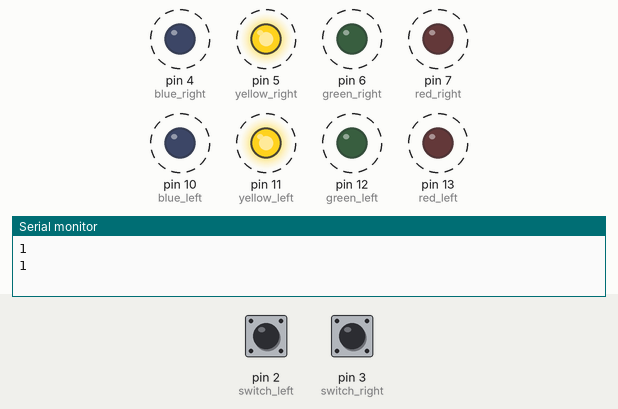
Simulated run of this sketch. Board: Arduino Uno, built with avr-gcc and run on an emulated ATmega328P. On the bench: output pins drawn as LEDs (lit = HIGH), the last lines printed to the serial monitor. Dashed ring = blinking. Inputs (shaded band) come from the test bench; at power-on: pin 2 (switch_left) HIGH, pin 3 (switch_right) HIGH.

Above: at 0.95 s.
1.3 s: pin 2 (switch_left) pulled LOW for 0.15 s
4.3 s: pin 3 (switch_right) pulled LOW for 0.15 s
At 5.0 s:
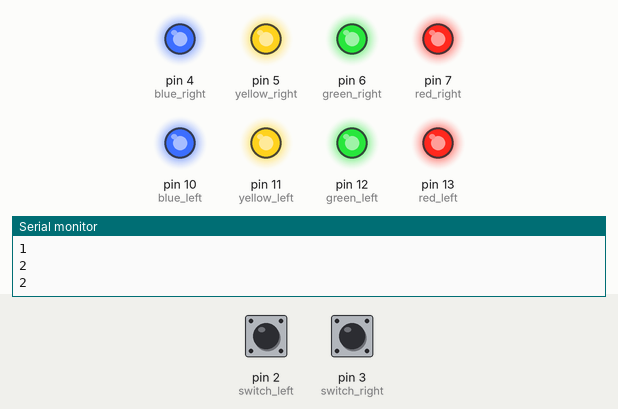
5.9 s: pin 2 (switch_left) pulled LOW for 1 s
8.9 s: pin 3 (switch_right) pulled LOW for 1 s
At 10.28 s:
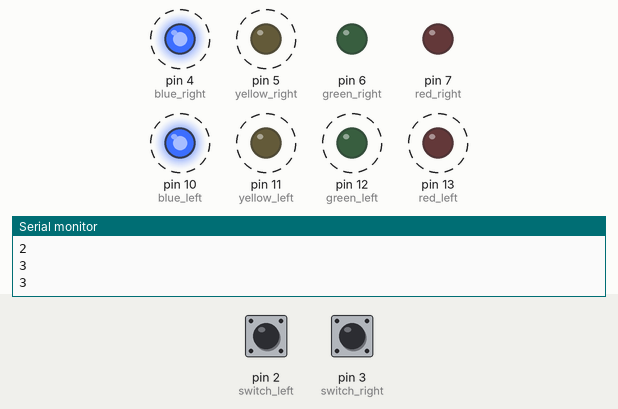
11.9 s: pin 3 (switch_right) pulled LOW for 3.2 s
At 12.29 s:
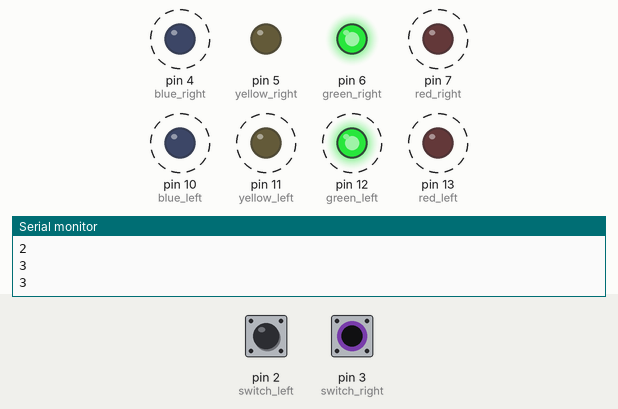
16.6 s: pin 3 (switch_right) pulled LOW for 0.15 s
At 17.1 s:
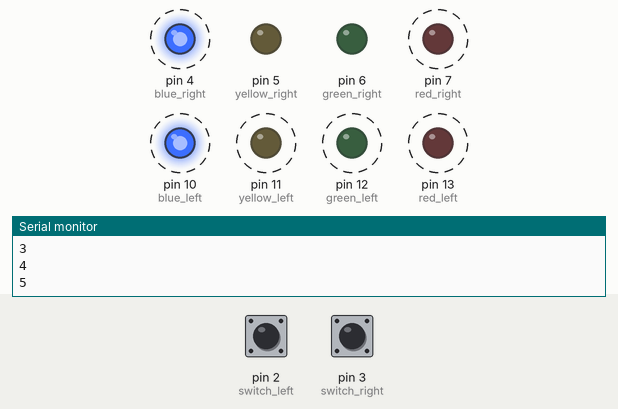
Timing chart, 0 to 20.7 s (numbered marks = the images above; inputs shaded):
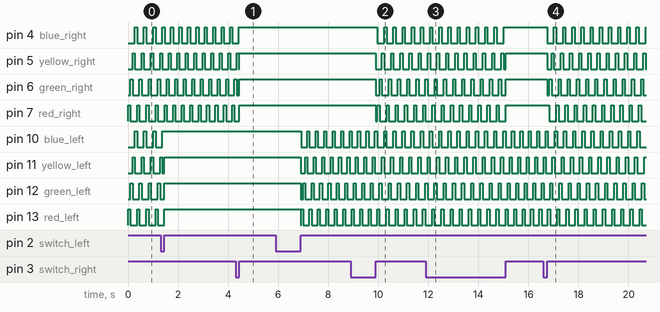

Measured:
- after the input at 1.3 s, pin 10 (blue_left): goes on until 1.4 s, then stays HIGH; pin 13 (red_left): goes on until 1.5 s, then stays HIGH
- after the input at 4.3 s, pin 4 (blue_right): goes on until 4.4 s, then stays HIGH
- after the input at 5.9 s, pin 10 (blue_left): alternates HIGH for 0.09 s and LOW for 0.25 s, starting after 1.0 s; pin 11 (yellow_left): alternates HIGH for 0.08 s and LOW for 0.25 s, starting after 1.0 s; pin 12 (green_left), pin 13 (red_left): HIGH → LOW after 1.0 s, then repeats every 0.34 s: HIGH 0.08 s, LOW 0.25 s
- after the input at 8.9 s, pin 4 (blue_right): alternates HIGH for 0.09 s and LOW for 0.27 s, starting after 1.1 s; pin 5 (yellow_right): alternates HIGH for 0.09 s and LOW for 0.27 s, starting after 1.0 s; pin 6 (green_right), pin 7 (red_right): HIGH → LOW after 1.0 s, then repeats every 0.37 s: HIGH 0.09 s, LOW 0.28 s
- after the input at 11.9 s, pin 4 (blue_right): goes on until 15.0 s, then stays HIGH; pin 7 (red_right): goes on until 15.1 s, then stays HIGH
- after the input at 16.6 s, pin 4 (blue_right): alternates HIGH for 0.09 s and LOW for 0.27 s, starting after 0.15 s; pin 5 (yellow_right): HIGH → LOW after 0.15 s, then repeats every 0.37 s: HIGH 0.09 s, LOW 0.27 s
- by itself, pin 4 (blue_right), pin 5 (yellow_right): alternates HIGH for 0.09 s and LOW for 0.25 s
- by itself, pin 6 (green_right): alternates HIGH for 0.08 s and LOW for 0.25 s

The sketch:

LED_merge_no_delay.ino
```cpp
// Constant ints for LED pins
const int red_left = 13;
const int green_left = 12;
const int yellow_left = 11;
const int blue_left = 10;

const int red_right = 7;
const int green_right = 6;
const int yellow_right = 5;
const int blue_right = 4;

// Button pins
const int switch_left = 2;
const int switch_right = 3;

// Mutable variables
int blink_time_left = 0;
int blink_time_right = 0;

// Button indicator. Whether a button is pressed or not.
int switch_state_left = LOW;
int switch_state_right = LOW;

/* Button press mark.
   These look similar to the ones above but these replace
   delay() and interval.*/
int left_pushed = 0; //0 means it's not pushed. 1 means yes
int right_pushed = 0;

void setup(){
  pinMode(red_left, OUTPUT);
  pinMode(green_left, OUTPUT);
  pinMode(yellow_left, OUTPUT);
  pinMode(blue_left, OUTPUT);
  pinMode(switch_left, INPUT_PULLUP);

  pinMode(red_right, OUTPUT);
  pinMode(green_right, OUTPUT);
  pinMode(yellow_right, OUTPUT);
  pinMode(blue_right, OUTPUT);
  pinMode(switch_right, INPUT_PULLUP);

  Serial.begin(9600);
}

void loop(){
  /* Initially the all LEDs will light up.
   If I press a button, LEDs will blink.
   Press again, LEDs will not blink but just light up.
   */

  // Check if the ==LEFT== button is pressed and the button is not held down
  if(digitalRead(switch_left) == HIGH && left_pushed == 0) {
    ++switch_state_left; // Increment by 1
    Serial.println(switch_state_left);
    left_pushed = 1; // Yes, left button is pressed

    // Check if he is not holding the button down
  }else if(digitalRead(switch_left) == LOW){
    left_pushed = 0; // No, left button is not pressed
  }


  // Check if the ==right== button is pressed
  if(digitalRead(switch_right) == HIGH && right_pushed == 0) {
    ++switch_state_right; // Increment by 1.
    Serial.println(switch_state_right);
    right_pushed = 1;
  }else if(digitalRead(switch_right) == LOW){
    right_pushed = 0; // No, left button is not pressed
  }

  // At starting up, LEDs will just lit up. No blinking
  if(switch_state_left % 2 == 0) {
    digitalWrite(red_left, HIGH);
    digitalWrite(green_left, HIGH);
    digitalWrite(yellow_left, HIGH);
    digitalWrite(blue_left, HIGH);
  }else{
    // Reset blink_time when it's over the cycle
    if(blink_time_left >= 6000) {blink_time_left = 0;}

    blinker_left(red_left, green_left, yellow_left,
    blue_left, blink_time_left);
    blink_time_left++;
  }


 // Right LED stripes
 if(switch_state_right % 2 == 0) {
    digitalWrite(red_right, HIGH);
    digitalWrite(green_right, HIGH);
    digitalWrite(yellow_right, HIGH);
    digitalWrite(blue_right, HIGH);
  } else{
    // Reset blink_time when it's over the cycle
    if(blink_time_right >= 6000) {blink_time_right = 0;}

    blinker_right(red_right, green_right, yellow_right,
    blue_right, blink_time_right);
    blink_time_right++;
  }

}

// Function to blink LEDs
// "time" tells which LED to blink
void blinker_left(const int red, const int green, const int yellow,
const int blue, int time) {

  if(time < 1500) {
  digitalWrite(red, HIGH);
  digitalWrite(green, LOW);
  digitalWrite(yellow, LOW);
  digitalWrite(blue, LOW);
  }

  else if(time >= 1500 && time < 3000) {
  digitalWrite(red, LOW);
  digitalWrite(green, HIGH);
  digitalWrite(yellow, LOW);
  digitalWrite(blue, LOW);
  }

  else if(time >= 3000 && time < 4500) {
  digitalWrite(red, LOW);
  digitalWrite(green, LOW);
  digitalWrite(yellow, HIGH);
  digitalWrite(blue, LOW);
  }

  else if(time >= 4500 && time < 6000) {
  digitalWrite(red, LOW);
  digitalWrite(green, LOW);
  digitalWrite(yellow, LOW);
  digitalWrite(blue, HIGH);
  }
}

void blinker_right(const int red, const int green, const int yellow,
const int blue, int time) {

  if(time < 1500) {
  digitalWrite(red, HIGH);
  digitalWrite(green, LOW);
  digitalWrite(yellow, LOW);
  digitalWrite(blue, LOW);
  }

  else if(time >= 1500 && time < 3000) {
  digitalWrite(red, LOW);
  digitalWrite(green, HIGH);
  digitalWrite(yellow, LOW);
  digitalWrite(blue, LOW);
  }

  else if(time >= 3000 && time < 4500) {
  digitalWrite(red, LOW);
  digitalWrite(green, LOW);
  digitalWrite(yellow, HIGH);
  digitalWrite(blue, LOW);
  }

  else if(time >= 4500 && time < 6000) {
  digitalWrite(red, LOW);
  digitalWrite(green, LOW);
  digitalWrite(yellow, LOW);
  digitalWrite(blue, HIGH);
  }
}
```
